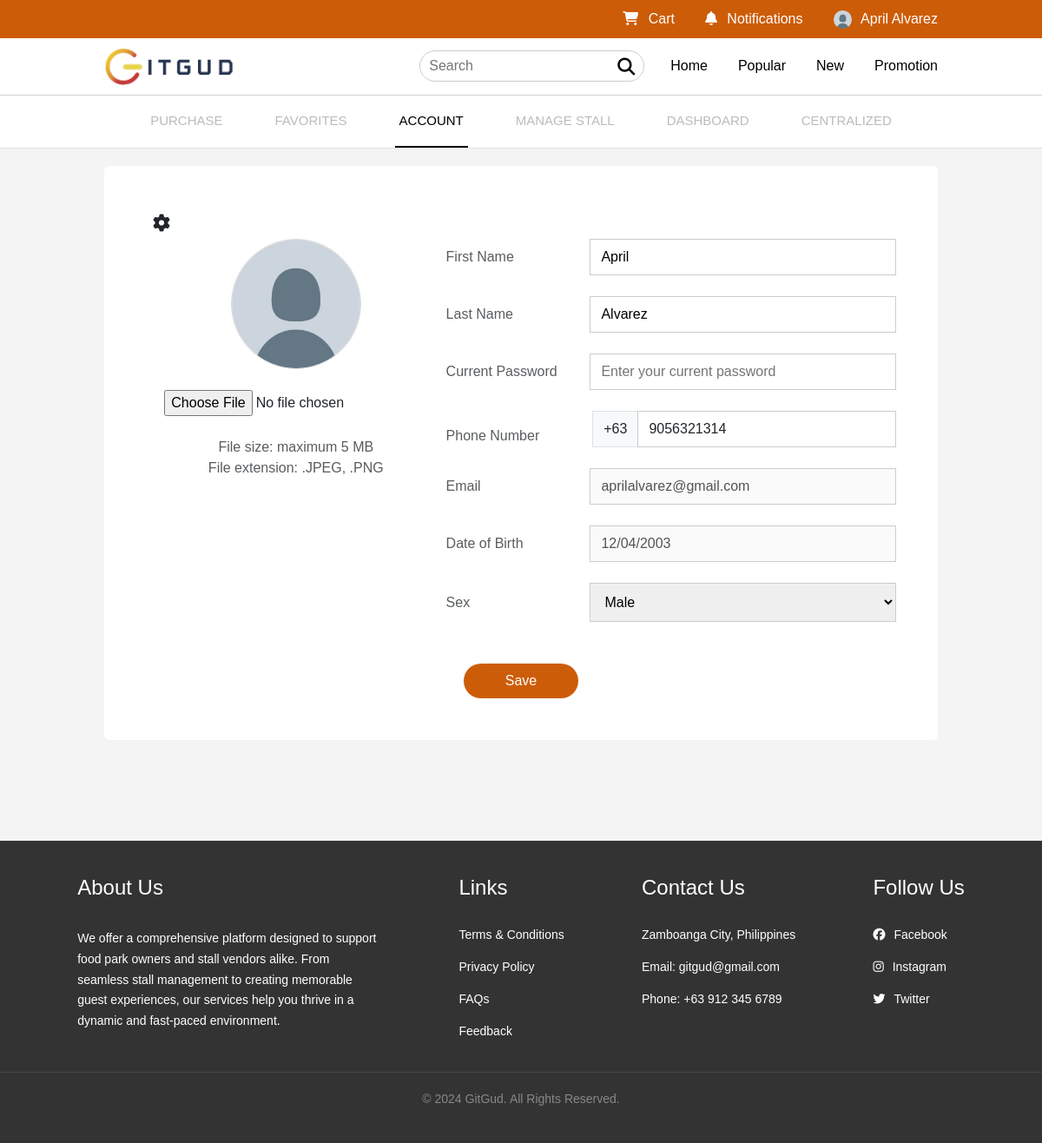
The app's page /account.php (signed in) with its own data.
### tables this page shows
CREATE TABLE users (
    id INT UNSIGNED AUTO_INCREMENT PRIMARY KEY,
    last_name VARCHAR(100) NOT NULL,
    first_name VARCHAR(100) NOT NULL,
    email VARCHAR(255) UNIQUE NOT NULL,
    sex VARCHAR(10) NOT NULL,
    phone VARCHAR(20) UNIQUE NOT NULL,
    password CHAR(255) NOT NULL,
    birth_date DATE NOT NULL,
    status ENUM('Active', 'Inactive') NOT NULL DEFAULT 'Active',
    role ENUM('Customer', 'Park Owner', 'Stall Owner', 'Admin') NOT NULL DEFAULT 'Customer',
    profile_img VARCHAR(255) DEFAULT 'assets/images/profile.jpg',
    user_session VARCHAR(255) UNIQUE,
    created_at TIMESTAMP DEFAULT CURRENT_TIMESTAMP,
    updated_at TIMESTAMP DEFAULT CURRENT_TIMESTAMP ON UPDATE CURRENT_TIMESTAMP
);

### classes/db.class.php (called while the page is built, shortened)
<?php
require_once 'db.php';
class User {
    protected $db;
    function __construct(){
        $this->db = new Database();
    }
    public function getUser($user_id){
        $sql = "SELECT * FROM users WHERE id = :id;";
        $query = $this->db->connect()->prepare($sql);
        $query->execute(array(
            ':id' => $user_id
        ));
        $user = $query->fetch();
        $name = $user['first_name'] . ' ' . $user['last_name'];
        $info = [
            'id' => $user['id'],
            'email' => $user['email'],
            'role' => $user['role'],
            'first_name' => $user['first_name'],
            'last_name' => $user['last_name'],
            'full_name' => $name,
            'phone' => $user['phone'],
            'birth_date' => $user['birth_date'],
            'sex' => $user['sex'],
            'profile_img' => $user['profile_img'],
            'user_session' => $user['user_session']
        ];
        return $info;
    }
}

### classes/db.php (called while the page is built, shortened)
<?php
class Database {
    private $host = "localhost";
    private $db_name = "gitgud";
    private $username = "root";
    private $password = "";
    function connect() {
        try {
            $this->conn = new PDO("mysql:host=".$this->host.";dbname=".$this->db_name, $this->username, $this->password);
            return $this->conn;
        } catch (PDOException $e) {
            echo "Connection failed: " . $e->getMessage();
            return null;
        }
    }
}

### account.php (the view, shortened to what this page needs)
<?php
    include_once 'header.php';
    include_once 'links.php';
    include_once 'nav.php';
?>
<main>
    <form class="bg-white rounded-2 p-5" method="POST" enctype="multipart/form-data">
        <div class="dropdown position-relative">
            <i class="fa-solid fa-gear rename text-dark fs-5" data-bs-toggle="dropdown" aria-expanded="false" style="cursor: pointer;"></i>
        </div>
        <div class="d-flex ">
            <div class="d-flex justify-content-center" style="width: 40%;">
                <div class="text-center flex-grow-1">
                    <img id="profileImage" src="<?= $user['profile_img'] ?>" alt="Profile Image" style="width: 150px; height: 150px; object-fit: cover; border-radius: 50%;"><br><br>
                    <input name="profile_img" id="fileInput" class="" type="file" accept="image/jpeg, image/png, image/jpg">
                    <br><br>
                    <span class="text-muted">File size: maximum 5 MB<br>File extension: .JPEG, .PNG</span>
                </div>
            </div>
            <div  style="width: 60%;">
                <div class="input-group m-0 mb-4">
                    <div class="d-flex align-items-center flex-grow-1">
                        <label for="firstname" class="m-0 text-muted" style="width: 250px;">First Name</label>
                        <input type="text" name="firstname" id="firstname" placeholder="Enter your first name" value="<?= $user['first_name'] ?>" required />
                    </div>
                </div>
                <div class="input-group m-0 mb-4">
                    <div class="d-flex align-items-center flex-grow-1">
                        <label for="lastname" class="m-0 text-muted" style="width: 250px;">Last Name</label>
                        <input type="text" name="lastname" id="lastname" placeholder="Enter your last name" value="<?= $user['last_name'] ?>" required />
                    </div>
                </div>
                <div class="input-group m-0 mb-4">
                    <div class="d-flex align-items-center flex-grow-1">
                        <label for="current_password" class="m-0 text-muted" style="width: 250px;">Current Password</label>
                        <input type="password" name="current_password" id="current_password" placeholder="Enter your current password" required />
                    </div>
                </div>
                <div class="form-group">
                    <div class="d-flex align-items-center flex-grow-1">
                        <label for="phone" class="mb-2 text-muted" style="width: 250px;">Phone Number</label>
                        <div class="input-group m-0 mb-4">
                            <span class="input-group-text rounded-0">+63</span>
                            <input type="tel" name="phone" id="phone" class="form-control phone-input rounded-0" value="<?= $user['phone'] ?>" maxlength="10" placeholder="Enter your phone number" required>
                        </div>
                    </div>
                </div>
                <div class="input-group m-0 mb-4">
                    <div class="d-flex align-items-center flex-grow-1">
                        <label for="email" class="m-0 text-muted" style="width: 250px;">Email</label>
                        <input type="email" name="email" id="email" placeholder="Enter your email" value="<?= $user['email'] ?>" required disabled/>
                    </div>
                </div>
                <div class="input-group m-0 mb-4">
                    <div class="d-flex align-items-center flex-grow-1">
                        <label for="dob" class="m-0 text-muted" style="width: 250px;">Date of Birth</label>
                        <input type="date" name="dob" id="dob" value="<?= $user['birth_date'] ?>" required disabled/>
                    </div>
                </div>
                <div class="input-group m-0 mb-4">
                    <div class="d-flex align-items-center flex-grow-1">
                        <label for="sex" class="m-0 text-muted" style="width: 250px;">Sex</label>
                        <select name="sex" id="sex" required style="padding: 12px 0.75rem; flex-grow: 1;">
                            <option value="male" <?php $user['sex'] == 'male' ? 'selected' : '' ?>>Male</option>
                        </select>
                    </div>
                </div>
            </div>
        </div>
        <div class="d-flex justify-content-center mt-4">
            <input type="submit" class="addpro px-5" value="Save">
        </div>
    </form>
    <br><br><br><br>
</main>
<?php include_once 'footer.php'; ?>

### header.php (shortened to what this page needs)
<?php
include_once 'links.php';
require_once __DIR__ . '/classes/db.class.php';
$user = null;
if (isset($_SESSION['user'])) {
    $user_id = $_SESSION['user']['id'];
    $userObj = new User();
    $user = $userObj->getUser($user_id);
}
?>
<nav>
    <div class="top position-relative">
        <ul>
            <?php if ($user): ?>
                <li><a href="cart.php"><i class="fa-solid fa-cart-shopping"></i> Cart</a></li>
                <li><a href="notification.php"><i class="fa-solid fa-bell"></i> Notifications</a></li>
                <li>
                    <div class="dropdown">
                        <a href="javascript:void(0)" onclick="toggleDropdown()">
                            <img src="<?php echo $user['profile_img'] ?? 'assets/images/profile.jpg'; ?>" alt="Profile Image">
                            <span><?php echo $user['full_name']; ?></span>
                        </a>
                    </div>
                </li>
            <?php else: ?>
                <li><a href="signin.php">Sign In</a></li>
                <span style="color:white;">|</span>
                <li><a href="signup.php">Sign Up</a></li>
            <?php endif; ?>
        </ul>
    </div>
    <div class="bottom">
        <a href="index.php">
            <img src="assets/images/logo.png" alt="">
        </a>
        <div>
            <form action="#" method="get">
                <input type="text" name="search" placeholder="Search">
                <button type="submit"><i class="fas fa-search fa-lg"></i></button>
            </form>
            <ul class="headnav">
                <li><a href="park.php">Home</a></li>
                <li><a href="popular.php">Popular</a></li>
                <li><a href="new.php">New</a></li>
                <li><a href="promotion.php">Promotion</a></li>
            </ul>
        </div>
    </div>
</nav>

### assets/css/style.css (style rules this page uses)
* { margin: 0; padding: 0; font-family: Arial, Helvetica, sans-serif; box-sizing: border-box; }
main { background-color: #f4f4f4; }
nav ul { list-style: none; display: flex; justify-content: flex-end; gap: 35px; margin: 0; padding: 0; }
nav ul li a { text-decoration: none; }
.top ul li a { color: white; }
.bottom ul li a { color: black; }
.top, .bottom { padding: 10px 120px; }
.top { background-color: #CD5C08; }
.bottom { background-color: white; border-bottom: 1px #D3D3D3 solid; display: flex; justify-content: space-between; }
.bottom img { width: 150px; }
.bottom form, .first div form { display: flex; border-radius: 50px; padding: 5px 10px; border: rgb(207, 203, 203) 1px solid; }
.bottom form input, .first div form input { border: 0; outline: none; }
.bottom form button, .first div form button { background-color: #fff; border: none; margin-left: 10px; }
.bottom div { display: flex; gap: 30px; align-items: center; }
.top a i, .top a img { margin-right: 7px; }
.dropdown { position: relative; display: inline-block; }
.dropdown a img { width: 21px; height: 21px; border-radius: 50%; }
.input-group label, .input-grp label { display: block; margin-bottom: 0.5rem; }
.input-group input, .input-group select, .input-group textarea, .variation-container, .variation-row input, .search-input, .choice-group-container, .choice-group-row input, .availability-dropdown { display: block; width: 100%; padding: 0.5rem 0.75rem; border: 1px solid #ccc; }
.text-center { text-align: center; }
.input-group, .input-grp { margin: 2rem 0; }
.addpro, .pagelike, .invite { background-color: #CD5C08; color: white; padding: 8px 20px; border: none; border-radius: 20px; }
.rename { font-size: small; padding: 8px; color: gray; border-radius: 50px; }

### account.php (style rules this page uses)
main { padding: 20px 120px; }
#profileImage { width: 200px; height: 200px; border-radius: 50%; object-fit: cover; border: 1px solid #ddd; }

### records on screen
users: profile_img (placeholder picture), firstname "April", lastname "Alvarez", phone "9056321314", email "aprilalvarez@gmail.com", dob "12/04/2003"

### other values on screen
$user['full_name'] "April Alvarez"
